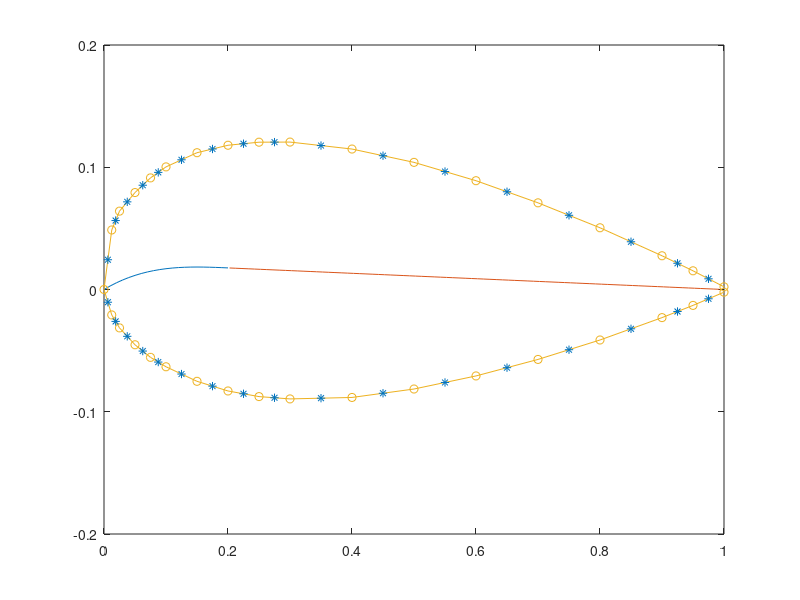

Write MATLAB code to recreate this figure. (Note: this script raises an error after producing the figure.)
%% 计算J值
% 从txt文件中读取x，y
clc
a = load("NACA23021.dat")
x = a(:,1)
y = a(:,2)
x_control = []
y_control = []
Q = []
for i = 1:1:length(x)-1
    x_control(end + 1)=(x(i)+x(i+1))/2;
    y_control(end + 1)=(y(i)+y(i+1))/2;
    Q(end+1) = atan((y(i+1)-y(i))/(x(i+1)-x(i)));
end

k1 = 15.957;
m = 0.2025;
x1 = [0:0.01:m];
x2 = [m:0.01:1];
y1 = k1/6*(x1.^3-3*m*x1.^2+m^2*(3-m)*x1);
y2 = k1*m^3/6*(1-x2);

plot(x1,y1)
hold on 
plot(x2,y2)
hold on 
plot(x,y,'-o')
axis([0 1 -0.2 0.2])
hold on 
scatter(x_control,y_control,'red','*')
hold off

%% 将之前的source_panel的方法进行移植
clc
syms s
Ans = [];
a = 8;
All_Metric = zeros(a);
for i = 1:1:a
    for j = 1:1:a
        A = -( x_control(i)-x(j) )*cos(Q(j))-(y_control(i)-y(j))*sin(Q(j));
        B = ( x_control(i)-x(j) )^2 + (y_control(i) - y(j))^2;
        C = 1;
        D = (x_control(i)-x(j))*cos(Q(i))+(y_control(i)-y(j))*sin(Q(i));
        E = (B-A^2)^0.5;
        sj = ((x(j+1)-x(j))^2 +(y(j+1)-y(j))^2 )^0.5;
        I = (C*s+D)/(s^2 + 2*A*s+B);   
        IS = int(I,s,0,sj);
        vpa(IS,5);
        Ans(end + 1) = IS;
        All_Metric(i,j) = Ans(end);
    end
    Ans
    Ans = [];
end 
All_Metric